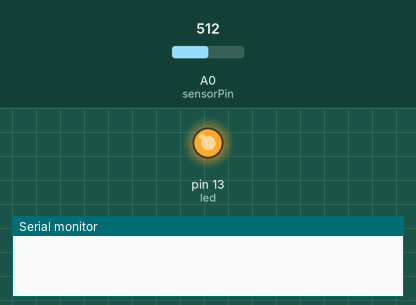
Simulated run of this sketch. Board: Arduino Uno, built with avr-gcc and run on an emulated ATmega328P. On the bench: output pins drawn as LEDs (lit = HIGH), the last lines printed to the serial monitor. Inputs (shaded band) come from the test bench; at power-on: A0 (sensorPin) = 512.

Above: at 1.0 s.
At 5.5 s:
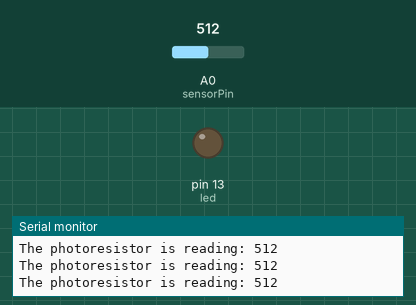
Timing chart, 0 to 6.9 s (numbered marks = the images above):
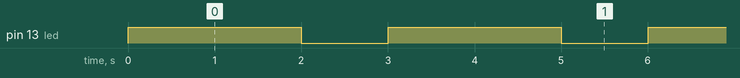

Measured:
- by itself, pin 13 (led): alternates HIGH for 2.0 s and LOW for 1.0 s

The sketch:

ProkopSean_Lab0ch4.ino
```cpp
const int sensorPin = A0;
int led=13;
int lightLevel;
void setup() {
  // put your setup code here, to run once:
  Serial.begin(9600);
  pinMode(led,OUTPUT);
  pinMode(sensorPin,INPUT);
}
void loop() {
  digitalWrite(led,HIGH);
  delay(2000);
  lightLevel=analogRead(sensorPin);
  digitalWrite(led,LOW);
  Serial.print("The photoresistor is reading: ");
  Serial.println(lightLevel);
  delay(1000);
  lightLevel=analogRead(sensorPin);
  Serial.print("The photoresistor is reading: ");
  Serial.println(lightLevel);
}
```
